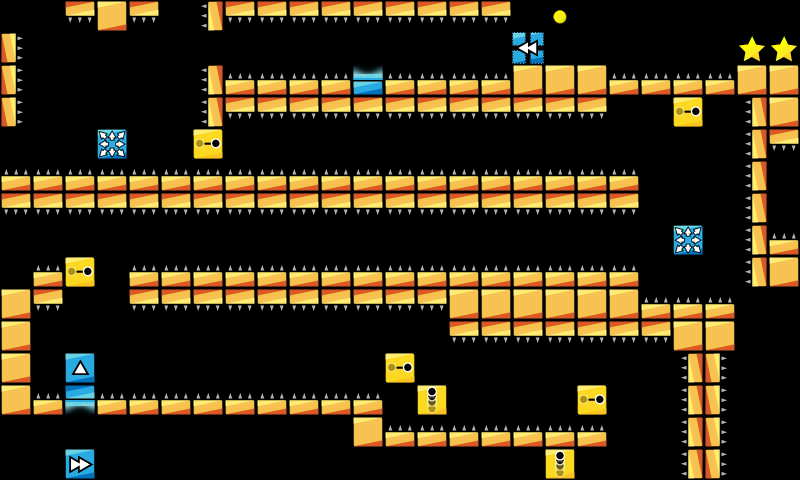

A 2D game scene composited from a Tiled map and its tileset images. What follows is a short description and the map's XML, with each tile layer's data collapsed to a summary:
An orthogonal 25x15 tile map with 32x32 px tiles, 1 tile layer (map).

<map version="1.0" orientation="orthogonal" renderorder="right-down" width="25" height="15" tilewidth="32" tileheight="32" nextobjectid="7">
 <properties>
  <property name="ad" value="false" />
 </properties>
 <tileset firstgid="1" name="map_tiles" tilewidth="32" tileheight="32">
  <image source="../../img/map_tiles.png" width="480" height="480" />
 </tileset>
 <layer name="map" width="25" height="15">
  <data>[375 cells, 190 non-empty, 12 distinct tile ids]</data>
 </layer>
 <objectgroup name="Object Layer 1" />
</map>
